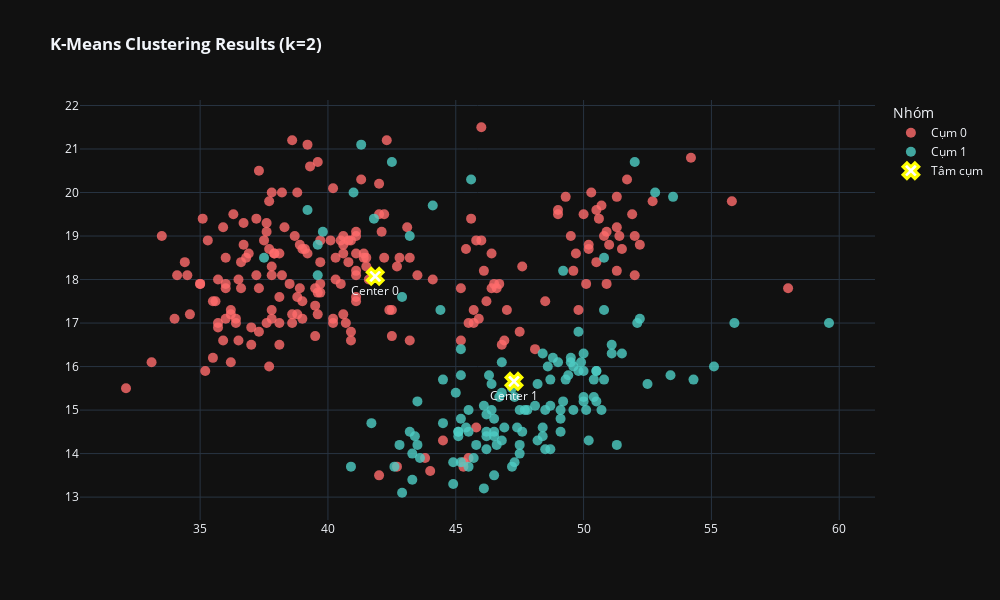

The cell this chart's notebook holds for it:
### Code cell
# Chạy K-means với k=2
kmeans = KMeans(n_clusters=2, random_state=42, n_init=10)
clusters = kmeans.fit_predict(X)

# Vẽ kết quả clustering 
fig = go.Figure()

colors = ['#FF6B6B', '#4ECDC4']  # Màu cho 2 cụm

for i in range(2):
    fig.add_trace(go.Scatter(
        x=X[clusters == i].iloc[:, 0],  
        y=X[clusters == i].iloc[:, 1],  
        mode='markers',
        marker=dict(color=colors[i], size=10, opacity=0.8),
        name=f'Cụm {i}'
    ))

# Vẽ tâm cụm
fig.add_trace(go.Scatter(
    x=kmeans.cluster_centers_[:, 0],
    y=kmeans.cluster_centers_[:, 1],
    mode='markers+text',
    marker=dict(color='white', size=14, symbol='x', line=dict(width=3, color='yellow')),
    text=[f'Center {i}' for i in range(2)],
    textposition='bottom center',
    name='Tâm cụm'
))

fig.update_layout(
    template='plotly_dark',
    width=1000,
    height=600,
    title='<b>K-Means Clustering Results (k=2)</b>',
    #xaxis_title='Chiều dài mỏ (culmen_length_mm)',
    #yaxis_title='Độ sâu mỏ (culmen_depth_mm)',
    legend_title='Nhóm'
)
fig.show()

# Phân tích tỷ lệ giới tính trong từng cụm (liên kết với dự đoán giới tính)
df['cluster'] = clusters
print(df.groupby('cluster')['sex'].value_counts(normalize=True).unstack().fillna(0))

### Figure 1 — Plotly figure (JSON) as saved in the notebook; plotly's stock layout.template omitted (floating-point values rounded to 4 significant figures; data arrays with more than 128 entries replaced by an {"elided": "..."} marker saying what was removed)
{"data": [{"marker": {"color": "#FF6B6B", "opacity": 0.8, "size": 10}, "mode": "markers", "name": "Cụm 0", "type": "scatter", "x": {"elided": "209 float values"}, "y": {"elided": "209 float values"}}, {"marker": {"color": "#4ECDC4", "opacity": 0.8, "size": 10}, "mode": "markers", "name": "Cụm 1", "type": "scatter", "x": {"elided": "132 float values"}, "y": {"elided": "132 float values"}}, {"marker": {"color": "white", "line": {"color": "yellow", "width": 3}, "size": 14, "symbol": "x"}, "mode": "markers+text", "name": "Tâm cụm", "text": ["Center 0", "Center 1"], "textposition": "bottom center", "type": "scatter", "x": [41.85, 47.28], "y": [18.07, 15.66]}], "layout": {"height": 600, "legend": {"title": {"text": "Nhóm"}}, "title": {"text": "<b>K-Means Clustering Results (k=2)</b>"}, "width": 1000}}
